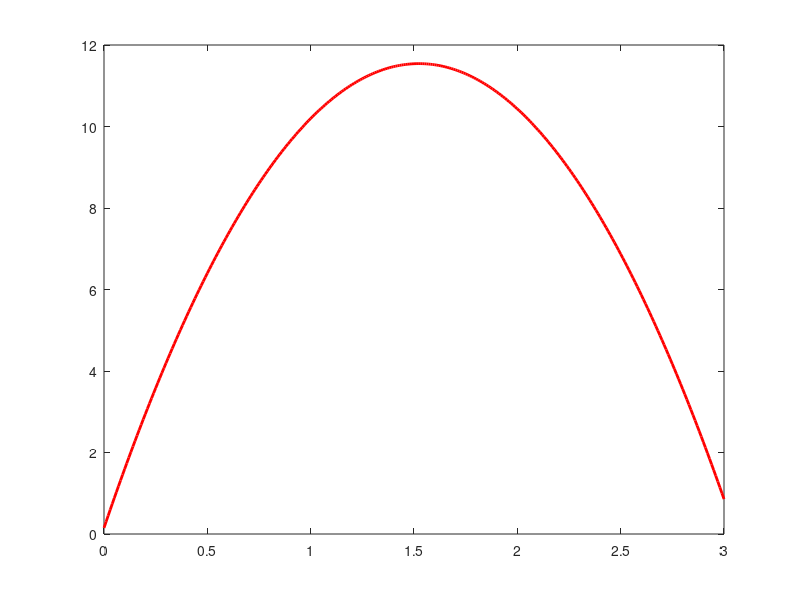

Reproduce this figure in MATLAB. (Note: this script raises an error after producing the figure.)
% Generated file by Simulation

% Cleanup
clc; clear all; close all;

% Predefined constants
sim_start = 0.0;
sim_end = 3.0;
sim_dt = 0.01;

% Time variable
sim_time = sim_start;

% Init container values
v.value = 15.0;
s.value = 0.0;

% Init parameter values

% Open output files
v.fp = fopen('v_data.txt', 'w');
s.fp = fopen('s_data.txt', 'w');

sim_count = ceil(sim_end / sim_dt) - ceil(sim_start / sim_dt);

% Debug only!
x = zeros(2, sim_count);

for i = 1 : sim_count + 1
	% Flow calculations
    dv.value = -9.81;
	ds.value = v.value;

	% Container calculations
	v.value = v.value + dv.value * sim_dt;
	s.value = s.value + ds.value * sim_dt;
    
    %if (v.value < 0)
    %    v.value = 0;
    %end;
    
    if (s.value < 0)
        s.value = 0;
    end;

	% Parameter calculations

	% Save calculations
	fprintf(v.fp, '%f\t%e\n', sim_time, v.value);
	fprintf(s.fp, '%f\t%e\n', sim_time, s.value);

	% Debug only!
	x(1,i)=s.value;
	x(2,i)=v.value;

	sim_time = sim_time + sim_dt;

end

% Close output files
fclose(v.fp);
fclose(s.fp);

% Debug only!
t = sim_start:sim_dt:sim_end;

figure(1);
plot(t,x(1,:),'r','LineWidth',2);
legend('dt=0.1',2);
title('Euler');

figure(2);
plot(t,x(2,:),'r','LineWidth',2);
legend('dt=0.1',2);
title('Euler');

